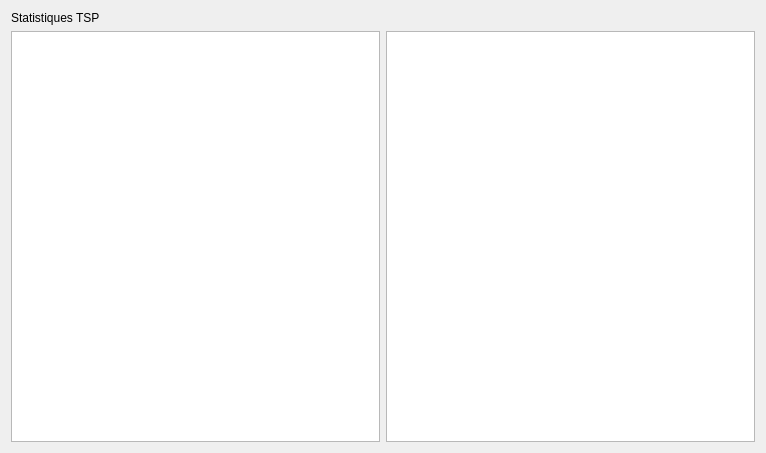
<?xml version="1.0" encoding="UTF-8"?>
<ui version="4.0">
 <class>Dialog</class>
 <widget class="QDialog" name="Dialog">
  <property name="geometry">
   <rect>
    <x>0</x>
    <y>0</y>
    <width>766</width>
    <height>453</height>
   </rect>
  </property>
  <property name="windowTitle">
   <string>Dialog</string>
  </property>
  <layout class="QVBoxLayout" name="verticalLayout_2">
   <item>
    <layout class="QVBoxLayout" name="verticalLayout">
     <item>
      <widget class="QLabel" name="label">
       <property name="styleSheet">
        <string notr="true"/>
       </property>
       <property name="text">
        <string>Statistiques TSP</string>
       </property>
      </widget>
     </item>
     <item>
      <layout class="QGridLayout" name="gridLayout">
       <item row="0" column="0">
        <widget class="QGraphicsView" name="graphicsView"/>
       </item>
       <item row="0" column="1">
        <widget class="QGraphicsView" name="graphicsView_2"/>
       </item>
      </layout>
     </item>
    </layout>
   </item>
  </layout>
 </widget>
 <resources/>
 <connections/>
</ui>
